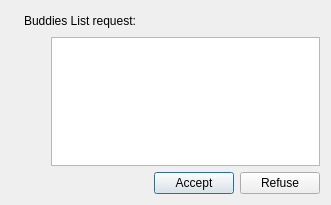
<ui version="4.0" >
 <class>BuddiesListRequest</class>
 <widget class="QDialog" name="BuddiesListRequest" >
  <property name="geometry" >
   <rect>
    <x>0</x>
    <y>0</y>
    <width>331</width>
    <height>205</height>
   </rect>
  </property>
  <property name="windowTitle" >
   <string>Buddies List Request</string>
  </property>
  <property name="windowIcon" >
   <iconset>images/im-jabber.png</iconset>
  </property>
  <layout class="QVBoxLayout" >
   <item>
    <layout class="QHBoxLayout" >
     <item>
      <widget class="QLabel" name="label" >
       <property name="text" >
        <string/>
       </property>
       <property name="pixmap" >
        <pixmap>images/im-jabber.png</pixmap>
       </property>
      </widget>
     </item>
     <item>
      <widget class="QLabel" name="jid" >
       <property name="text" >
        <string>Buddies List request:</string>
       </property>
       <property name="textFormat" >
        <enum>Qt::AutoText</enum>
       </property>
      </widget>
     </item>
     <item>
      <spacer>
       <property name="orientation" >
        <enum>Qt::Horizontal</enum>
       </property>
       <property name="sizeHint" >
        <size>
         <width>40</width>
         <height>20</height>
        </size>
       </property>
      </spacer>
     </item>
    </layout>
   </item>
   <item>
    <layout class="QHBoxLayout" >
     <item>
      <spacer>
       <property name="orientation" >
        <enum>Qt::Horizontal</enum>
       </property>
       <property name="sizeType" >
        <enum>QSizePolicy::Minimum</enum>
       </property>
       <property name="sizeHint" >
        <size>
         <width>40</width>
         <height>20</height>
        </size>
       </property>
      </spacer>
     </item>
     <item>
      <widget class="QTextEdit" name="textEdit" />
     </item>
    </layout>
   </item>
   <item>
    <layout class="QHBoxLayout" >
     <item>
      <spacer>
       <property name="orientation" >
        <enum>Qt::Horizontal</enum>
       </property>
       <property name="sizeHint" >
        <size>
         <width>40</width>
         <height>20</height>
        </size>
       </property>
      </spacer>
     </item>
     <item>
      <widget class="QPushButton" name="pushButton" >
       <property name="text" >
        <string>Accept</string>
       </property>
       <property name="default" >
        <bool>true</bool>
       </property>
      </widget>
     </item>
     <item>
      <widget class="QPushButton" name="pushButton_2" >
       <property name="text" >
        <string>Refuse</string>
       </property>
      </widget>
     </item>
    </layout>
   </item>
  </layout>
 </widget>
 <resources/>
 <connections>
  <connection>
   <sender>pushButton</sender>
   <signal>clicked()</signal>
   <receiver>BuddiesListRequest</receiver>
   <slot>accept()</slot>
   <hints>
    <hint type="sourcelabel" >
     <x>198</x>
     <y>181</y>
    </hint>
    <hint type="destinationlabel" >
     <x>165</x>
     <y>102</y>
    </hint>
   </hints>
  </connection>
  <connection>
   <sender>pushButton_2</sender>
   <signal>clicked()</signal>
   <receiver>BuddiesListRequest</receiver>
   <slot>reject()</slot>
   <hints>
    <hint type="sourcelabel" >
     <x>283</x>
     <y>181</y>
    </hint>
    <hint type="destinationlabel" >
     <x>165</x>
     <y>102</y>
    </hint>
   </hints>
  </connection>
 </connections>
</ui>
